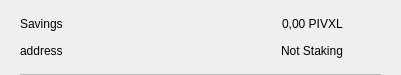
<?xml version="1.0" encoding="UTF-8"?>
<ui version="4.0">
 <class>CSRow</class>
 <widget class="QWidget" name="CSRow">
  <property name="geometry">
   <rect>
    <x>0</x>
    <y>0</y>
    <width>401</width>
    <height>75</height>
   </rect>
  </property>
  <property name="windowTitle">
   <string>Form</string>
  </property>
  <layout class="QVBoxLayout" name="verticalLayout">
   <property name="spacing">
    <number>0</number>
   </property>
   <property name="leftMargin">
    <number>20</number>
   </property>
   <property name="topMargin">
    <number>10</number>
   </property>
   <property name="rightMargin">
    <number>20</number>
   </property>
   <property name="bottomMargin">
    <number>0</number>
   </property>
   <item>
    <widget class="QWidget" name="info" native="true">
     <property name="minimumSize">
      <size>
       <width>0</width>
       <height>0</height>
      </size>
     </property>
     <layout class="QHBoxLayout" name="horizontalLayout_3">
      <property name="leftMargin">
       <number>0</number>
      </property>
      <property name="topMargin">
       <number>0</number>
      </property>
      <property name="rightMargin">
       <number>0</number>
      </property>
      <property name="bottomMargin">
       <number>10</number>
      </property>
      <item>
       <widget class="QWidget" name="container" native="true">
        <property name="minimumSize">
         <size>
          <width>0</width>
          <height>0</height>
         </size>
        </property>
        <layout class="QVBoxLayout" name="verticalLayout_2">
         <property name="spacing">
          <number>0</number>
         </property>
         <property name="leftMargin">
          <number>0</number>
         </property>
         <property name="topMargin">
          <number>0</number>
         </property>
         <property name="rightMargin">
          <number>0</number>
         </property>
         <property name="bottomMargin">
          <number>0</number>
         </property>
         <item>
          <layout class="QHBoxLayout" name="horizontalLayout">
           <item>
            <widget class="QLabel" name="labelName">
             <property name="toolTip">
              <string notr="true"/>
             </property>
             <property name="text">
              <string>Savings</string>
             </property>
            </widget>
           </item>
           <item>
            <spacer name="horizontalSpacer">
             <property name="orientation">
              <enum>Qt::Horizontal</enum>
             </property>
             <property name="sizeHint" stdset="0">
              <size>
               <width>40</width>
               <height>20</height>
              </size>
             </property>
            </spacer>
           </item>
           <item>
            <widget class="QLabel" name="labelAmount">
             <property name="text">
              <string>0,00 PIVXL</string>
             </property>
            </widget>
           </item>
          </layout>
         </item>
         <item>
          <layout class="QHBoxLayout" name="horizontalLayout_2">
           <item>
            <widget class="QLabel" name="labelAddress">
             <property name="toolTip">
              <string notr="true"/>
             </property>
             <property name="text">
              <string>address</string>
             </property>
            </widget>
           </item>
           <item>
            <spacer name="horizontalSpacer_2">
             <property name="orientation">
              <enum>Qt::Horizontal</enum>
             </property>
             <property name="sizeHint" stdset="0">
              <size>
               <width>40</width>
               <height>20</height>
              </size>
             </property>
            </spacer>
           </item>
           <item>
            <widget class="QLabel" name="labelStaking">
             <property name="text">
              <string>Not Staking</string>
             </property>
            </widget>
           </item>
          </layout>
         </item>
        </layout>
       </widget>
      </item>
      <item alignment="Qt::AlignHCenter|Qt::AlignVCenter">
       <widget class="QPushButton" name="pushButtonMenu">
        <property name="minimumSize">
         <size>
          <width>24</width>
          <height>24</height>
         </size>
        </property>
        <property name="maximumSize">
         <size>
          <width>32</width>
          <height>32</height>
         </size>
        </property>
        <property name="focusPolicy">
         <enum>Qt::NoFocus</enum>
        </property>
        <property name="styleSheet">
         <string notr="true">border:none; background-color:transparent;</string>
        </property>
        <property name="text">
         <string/>
        </property>
        <property name="icon">
         <iconset>
          <normaloff>://ic-menu-hover</normaloff>://ic-menu-hover</iconset>
        </property>
        <property name="iconSize">
         <size>
          <width>24</width>
          <height>24</height>
         </size>
        </property>
       </widget>
      </item>
     </layout>
    </widget>
   </item>
   <item>
    <widget class="QLabel" name="lblDivisory">
     <property name="minimumSize">
      <size>
       <width>0</width>
       <height>1</height>
      </size>
     </property>
     <property name="maximumSize">
      <size>
       <width>16777215</width>
       <height>1</height>
      </size>
     </property>
     <property name="styleSheet">
      <string notr="true">background-color:#bababa;</string>
     </property>
     <property name="text">
      <string/>
     </property>
     <property name="alignment">
      <set>Qt::AlignBottom|Qt::AlignLeading|Qt::AlignLeft</set>
     </property>
    </widget>
   </item>
  </layout>
 </widget>
 <resources/>
 <connections/>
</ui>
